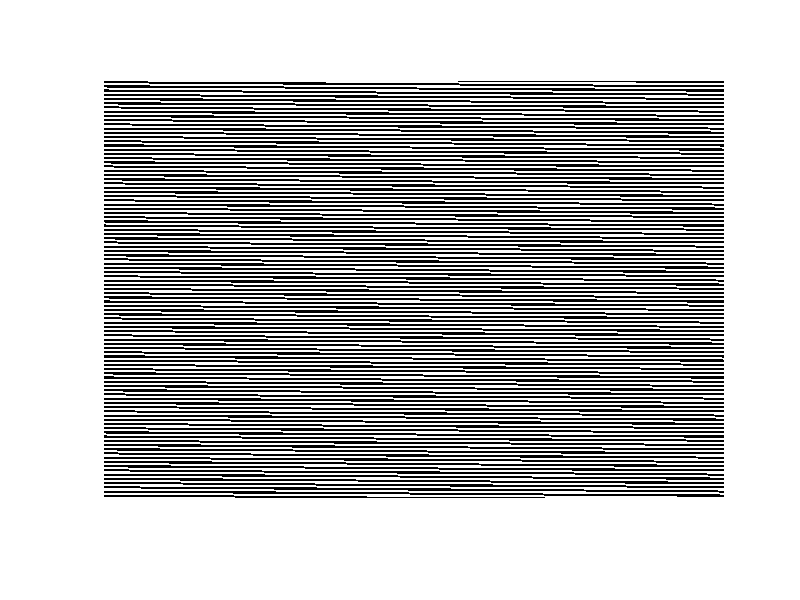

The MATLAB script that drew this image:
ResX=1380
ResY=2048

E_target=zeros(ResX,ResY);

% E_target(300-100,396+60)=255;
% E_target(300-100,396+40)=255;


%% Generate the image of the required pattern
% We wish to generate a circle, with center (a,b) and radius r

a=ResX/2;
b=ResY/2;

r=1000.0;
delta=500;

% to generate a circle:
% for i=1:1:4*a
%     for j=1:1:4*b
%         if(  ((a-i)^2 +(b-j)^2>r) &&  ( (a-i)^2 +(b-j)^2<(r+delta) )   )
%             E_target(uint16(i),uint16(j))=255;
%             sprintf('%d %d',i,j)
%             
%         end
%     end
% end

% To generate a single spot
E_target(a+100,b)=255;

imshow(E_target)
imshow(E_target)
% We show the target pattern


%%
E_target=fftshift(E_target);

Phase=rand(ResX,ResY)*(2*pi);
Phase_image=exp(-1i*Phase);
for j=1:1:10
    
    holo=ifftshift(ifft2(E_target.*Phase_image));
    
    Phase_holo=exp(-1i*angle(holo));
    
    E_focus=fft2(Phase_holo);
    Phase_image=exp(-1i*angle(E_focus));
end

Phase=angle(holo);

% For a general 256 bit SLM
Phase=uint8(mod(Phase+2*pi,2*pi)/(2*pi)*255);

%% for the forthdd SLM which is binary
PhaseMat= angle(holo)>0;
Phase= uint8(PhaseMat*255);

% addSave=''
imshow(ifftshift(Phase))
imwrite(ifftshift(Phase),'GS_generated.bmp')
%This is the final generated image
